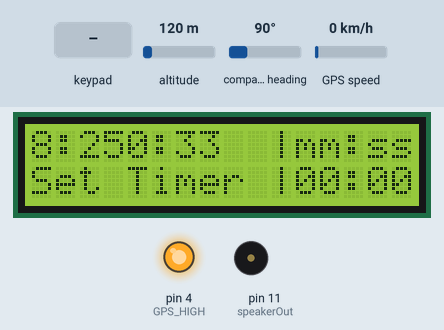
This sketch was run on a simulated Arduino Uno, built with avr-gcc and run on an emulated ATmega328P. On the bench: 16×2 character LCD, output pins drawn as LEDs (lit = HIGH), buzzer (waves = sounding). The test bench sets the inputs (shaded band); at power-on: altitude 120 m, compass heading 90°, GPS speed 0 km/h. The GPS gets a fix after 3 s at 37.7749, -122.4194 with 8 satellites.

Above: at 3.6 s.
3.7 s: key '#' pressed
At 5.2 s:
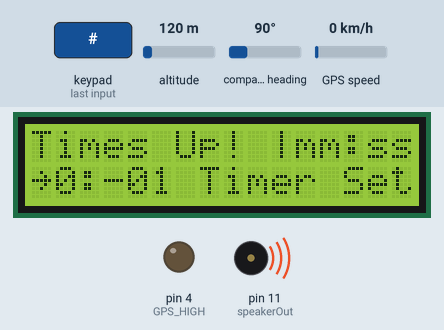
7.7 s: keypad keys 9 1 0 1 2 1 3 # pressed 0.4 s apart
At 14.7 s:
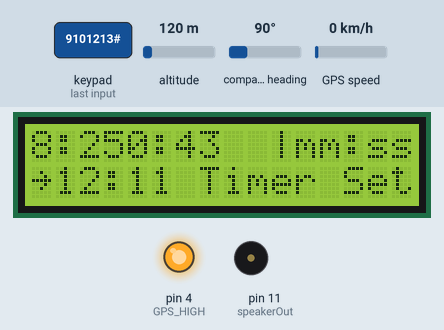
14.9 s: key '*' pressed
At 16.3 s:
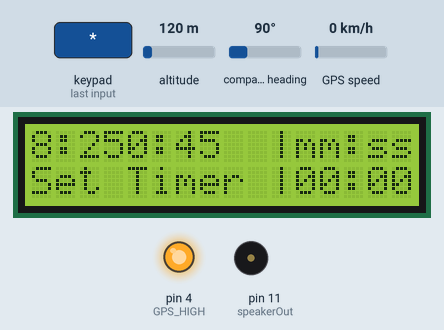
18.4 s: keypad keys 5 6 7 8 A pressed 0.4 s apart
At 20.3 s:
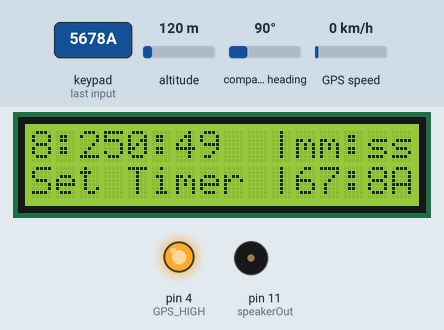
24.4 s: key 'A' pressed
At 25.6 s:
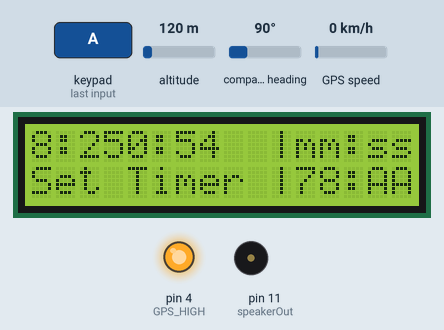
28.4 s: keypad keys 5 6 7 8 D pressed 0.4 s apart
At 30.3 s:
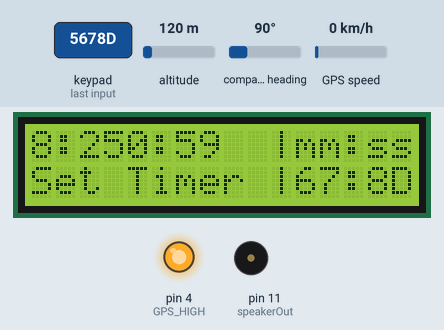
Timing chart, 0 to 31.8 s (numbered marks = the images above; inputs shaded):
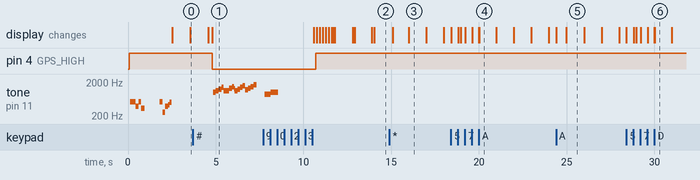

The sketch:

TIMER_CLNC_V3.ino
```cpp
#include <Wire.h>
#include <LiquidCrystal_I2C.h>
#include <Keypad.h>
#include <TinyGPS++.h>
#include <SoftwareSerial.h>


char currentTimeValue[4];
int currentState = 1;
int timerSeconds = 0;
int lpcnt = 0;

//=========================SPEAKER SETUP=========================================

#define  c     3830    // 261 Hz
#define  d     3400    // 294 Hz
#define  e     3038    // 329 Hz
#define  f     2864    // 349 Hz
#define  g     2550    // 392 Hz
#define  a     2272    // 440 Hz
#define  b     2028    // 493 Hz
#define  C     1912    // 523 Hz
#define  R     0
#define  r1     0
#define  c1     1898    // 261 Hz
#define  d1     1690    // 294 Hz
#define  e1     1500    // 329 Hz
#define  f1     1420    // 349 Hz
#define  g1     1265    // 392 Hz
#define  x1     1194    // 440 Hz
#define  a1     1126    // 493 Hz
#define  z1     1063    // 523 Hz
#define  b1     1001
#define  C1     947    // 493 Hz
#define  y1     893    // 523 Hz
#define  D1     843
#define  w1     795    // 493 Hz
#define  E1     749    // 523 Hz
#define  F1     710
#define  q1     668    // 493 Hz
#define  G1     630    // 523 Hz
#define  i1     594

// ===============Set up speaker on a PWM pin (digital 9, 10 or 11)=============
int speakerOut = 11;
// Do we want debugging on serial out? 1 for yes, 0 for no
int DEBUG = 1;


// ====================== MELODY and TIMING  ===================================
//  melody[] is an array of notes, accompanied by beats[],
//  which sets each note's relative length (higher #, longer note)

int melody[] = {  C,  b,  g,  C,  b,   e,  R,  C,  c,  g, a, C };
int beats[]  = { 16, 16, 16,  8,  8,  16, 32, 16, 16, 16, 8, 8 };
int MAX_COUNT = sizeof(melody) / 2; // Melody length, for looping.


//======================= Set overall tempo ====================================
long tempo = 10000;


//===================== Set length of pause between notes ======================
int pause = 500;


//===================== Loop variable to increase Rest length===================
//[BLETCHEROUS HACK; See NOTES]
int rest_count = 100;


//===================== Initialize core variables ==============================
int tone_ = 0;
int beat = 0;
long duration  = 0;


//====================== Melody for the Tone ===================================
int Zmelody[] = {b1, y1, w1, F1, C1, D1, E1, q1, y1, w1, F1, G1, D1, E1, q1, i1, r1, r1, a1, z1, b1, C1};
int Zbeats[] = {1, 1, 1, 1, 1, 1, 1, 1, 1, 1, 1, 1, 1, 1, 1, 1, 1, 1, 1, 1, 1, 2, 6};
int ZMAX_COUNT = sizeof(Zmelody) / 2;


//========================== GPS Stuff =========================================
static const int RXPin = 2, TXPin = 3;
static const uint32_t GPSBaud = 9600;
TinyGPSPlus gps;
SoftwareSerial ss(RXPin, TXPin);
unsigned long last = 0UL;


//================= Defining the buttons for the keypad ========================
const byte rows = 4;
const byte cols = 4;


//======================== Initializing the LCD ================================
#define I2C_ADDR          0x27        //Define I2C Address where the PCF8574A is
#define BACKLIGHT_PIN      3
#define En_pin             2
#define Rw_pin             1
#define Rs_pin             0
#define D4_pin             4
#define D5_pin             5
#define D6_pin             6
#define D7_pin             7

//LiquidCrystal_I2C      lcd(I2C_ADDR, En_pin,Rw_pin,Rs_pin,D4_pin,D5_pin,D6_pin,D7_pin);
LiquidCrystal_I2C lcd(0x27, 16, 2);


//===================Setting up ROWS ADN COLS for the KEYPAD====================
char keys[rows][cols] = {

  {'1', '4', '7', '*'},
  {'2', '5', '8', '0'},
  {'3', '6', '9', '#'},
  {'A', 'B', 'C', 'D'}
};
byte rowPins[rows] = {5, 6, 7, 8};
byte colPins[cols] = {9, 10, 12, 13};
Keypad keypad = Keypad(makeKeymap(keys), rowPins, colPins, rows, cols);


//====================================================================================================
//====================================================================================================
//================================ MAIN SETUP RUNS OUNCE OFCOURSE ====================================
//====================================================================================================
//====================================================================================================

void setup()
{

 //============================= GPS Start Pin ==============================
  digitalWrite(4, HIGH);

  lcd.begin(16, 2);
  pinMode(speakerOut, OUTPUT);//sound part
  pinMode (4, OUTPUT);//GPS HIGH = ON GPS LOW = OFF
  //lcd.setBacklightPin(BACKLIGHT_PIN,POSITIVE);

//============================== WELCOME MESSAGE ==============================
  lcd.setBacklight(HIGH);
  lcd.print("I LOVE MY");
  lcd.setCursor(5, 1);
  lcd.print("HALEY BIRD!");


//=========== Set up a counter to pull from melody[] and beats[] =============
{
    for (int i = 0; i < MAX_COUNT; i++)
    {
      tone_ = melody[i];
      beat = beats[i];

      duration = beat * tempo; // Set up timing

      playTone();
      // A pause between notes...
      delayMicroseconds(pause);
    }

  }
  digitalWrite(speakerOut, LOW);


  //======== Setting up initial screen display for timer to 00:00 ============

  currentTimeValue[0] = '0';
  currentTimeValue[1] = '0';
  currentTimeValue[2] = '0';
  currentTimeValue[3] = '0';
  showEnteredTime();
  ss.begin(GPSBaud);
  displayCodeEntryScreen();

}


//====================================================================================================
//====================================================================================================
//================================ MAIN LOOP RUNS ALL THE TIME =======================================
//====================================================================================================
//====================================================================================================

void loop()
{


//============================= GPS Start Pin ==============================
  digitalWrite(4, HIGH);


//=== Conditon for the GPS if the GPS is connected and availibe the time will show only then ====

  while (ss.available() > 0)
    if (gps.encode(ss.read()))
    {
      displayInfoLeft();
    }

//====================================================================================================
//=================================== MIAN TIMER CODE ================================================
//====================================================================================================
  int l;
  char tempVal[3];
  char key = keypad.getKey();

  //key pressed and state is 1
  if (int(key) != 0 and currentState == 1) {

    switch (key) {
      case '*':
        relayStatus(false);
        currentTimeValue[0] = '0';
        currentTimeValue[1] = '0';
        currentTimeValue[2] = '0';
        currentTimeValue[3] = '0';
        showEnteredTime();
        currentState = 1;

        lpcnt = 0;
        timerSeconds = 0;
        break;

      case '#':
        tempVal[0] = currentTimeValue[0];
        tempVal[1] = currentTimeValue[1];
        tempVal[2] = 0;

        timerSeconds = atol(tempVal) * 60;

        tempVal[0] = currentTimeValue[2];
        tempVal[1] = currentTimeValue[3];
        tempVal[2] = 0;

        timerSeconds = timerSeconds + atol(tempVal);
        currentState = 2;
        break;

      default:
        currentTimeValue[0] = currentTimeValue[1];
        currentTimeValue[1] = currentTimeValue[2];
        currentTimeValue[2] = currentTimeValue[3];
        currentTimeValue[3] = key;
        showEnteredTime();
        break;
    }
  }

  if (currentState == 2) {
    if (int(key) != 0) {
      if (key == '*') {
        relayStatus(true);
        clearScreen();
        displayCodeEntryScreen();
        currentTimeValue[0] = '0';
        currentTimeValue[1] = '0';
        currentTimeValue[2] = '0';
        currentTimeValue[3] = '0';
        showEnteredTime();
        currentState = 1;
        lpcnt = 0;
        timerSeconds = 0;

      }
    } else {

      if (lpcnt > 9) {
        lpcnt = 0;
        --timerSeconds;
        showCountdown();

        if (timerSeconds <= 0) {
          lcd.setCursor(0, 0);
          lcd.print("Times Up!");
          currentState = 1;
          relayStatus(false);
          delay(2000);
          displayCodeEntryScreen();
          showEnteredTime();
        } else {
          relayStatus(true);
        }
      }

      ++lpcnt;
      delay(100);
    }
  }
}
```

DISPLAY_CLOCK.ino
```cpp
int timeoffset = 2;
int moffset = 30;
byte Hour ;
byte Minute;

//=========================== Displaying the Clock from the GPS ======================

void displayInfoLeft()
{
  lcd.setCursor(0, 0);
  {

//================================== TIME ZONE OFFSET ================================
    Minute = gps.time.minute() - 30 ;
    Hour = gps.time.hour() - 2 ;
    // byte Second = gps.time.second();
if (Minute < 0)
 {
  Minute = Minute +60;
  Hour = Hour + 1;
 }
//================================ FIX FOR THE MINUTES ===============================


//============================ DISPLAYING CLOCK ON THE LCD ==========================

//======= HOUR =========

    if (gps.time.hour() < 10) lcd.print(F("0"));
    //lcd.print(gps.time.hour()- timeoffset);
   lcd.print(Hour);
    lcd.print(F(":"));

//======= MINUTES ======

    if (gps.time.minute() < 10) lcd.print(F("0"));
  //  lcd.print(gps.time.minute()-moffset);
  lcd.print(Minute);


//======= SECOUNDS =====

    lcd.print(F(":"));
    if (gps.time.second() < 10) lcd.print(F("0"));
    lcd.print(gps.time.second());
  }
}
```

DISPLAY_TIMER.ino
```cpp
//======================== Displaying the entered time on the LCD for the timer =======================

void showEnteredTime()
{
  lcd.setCursor(11, 1);
  lcd.print(currentTimeValue[0]);
  lcd.print(currentTimeValue[1]);
  lcd.print(":");
  lcd.print(currentTimeValue[2]);
  lcd.print(currentTimeValue[3]);
}


//============================ Display the Countdown Timer on the LCD ==================================

void showCountdown()
{
  char timest[6]; \
  displayInfoLeft();
  lcd.setCursor(0, 1);
  lcd.print("~");
  sprintf(timest, "%d:%.2d", (timerSeconds / 60), (timerSeconds - ((timerSeconds / 60) * 60)));
  lcd.print(timest);
  lcd.print("   ");
  lcd.setCursor(7, 1);
  lcd.print("Timer Set");

}


//====================================== UI for the Timer ==============================================

void displayCodeEntryScreen()
{
  clearScreen();

  lcd.setCursor(0, 0);
  {
    lcd.setCursor(10, 0);
    lcd.print("|mm:ss:");
    lcd.setCursor(10, 1);
    lcd.print("|00:00");
    lcd.setCursor(0, 1);
    lcd.print("Set Timer |");
  }
}


//================================= Clearing the screen between intervals ==============================

void clearScreen()
{
  lcd.setCursor(0, 0);
  lcd.print("                ");
  lcd.setCursor(0, 1);
  lcd.print("                ");
}
```

PLAY_TONE.ino
```cpp
//==================================== Playing the tone for the timer to end ==========================

void playTone() {
  long elapsed_time = 0;
  if (tone_ > 0) { // if this isn't a Rest beat, while the tone has
    //  played less long than 'duration', pulse speaker HIGH and LOW

    while (elapsed_time < duration) {
      digitalWrite(speakerOut, HIGH);
      delayMicroseconds(tone_ / 2);

      // DOWN
      digitalWrite(speakerOut, LOW);
      delayMicroseconds(tone_ / 2);

      // Keep track of how long we pulsed
      elapsed_time += (tone_);
    }
  }
  else { // Rest beat; loop times delay
    for (int j = 0; j < rest_count; j++) { // See NOTE on rest_count
      delayMicroseconds(duration);
    }
  }
}


//================================== SOME TUNE SETUP THINGY ============================================
void relayStatus(bool state)
{
  if (state)
  {
    digitalWrite(speakerOut, HIGH);// have to change this to high
  }
  else
  {
    // Set up a counter to pull from melody[] and beats[]
    for (int i = 0; i < ZMAX_COUNT; i++) {
      digitalWrite(4, LOW);//GPS OFF
      tone_ = Zmelody[i];
      beat = Zbeats[i];

      duration = beat * tempo * 15; // Set up timing
      playTone();
      // A pause between notes...
      delayMicroseconds(pause);


    }
  }
  digitalWrite(speakerOut, LOW);

}
```

Measured:
- after the input at 3.7 s, pin 4 (GPS_HIGH): HIGH → LOW after 1.1 s; tone on pin 11 (speakerOut): plays 989 Hz for 0.16 s, 1108 Hz for 0.16 s, 1243 Hz for 0.16 s, 1387 Hz for 0.12 s, 1097 Hz for 0.32 s, 1318 Hz for 0.16 s … (16 notes in this stretch), starting after 1.1 s; the display: first differs from a run without the input after 1.1 s (image 1)
- after the input at 14.9 s, the display: first changes after 0.18 s (image 3 shows a later state)
- after the input at 24.4 s, the display: first changes at once (image 5 shows a later state)
- by itself, tone on pin 11 (speakerOut): plays 520 Hz for 0.32 s, 391 Hz for 0.16 s, 520 Hz for 0.16 s, 341 Hz for 0.20 s, 520 Hz for 0.16 s, 260 Hz for 0.16 s … (9 notes in this stretch)
- what the display in image 3 shows lasts 1.0 s, from 16.0 s to 17.0 s
